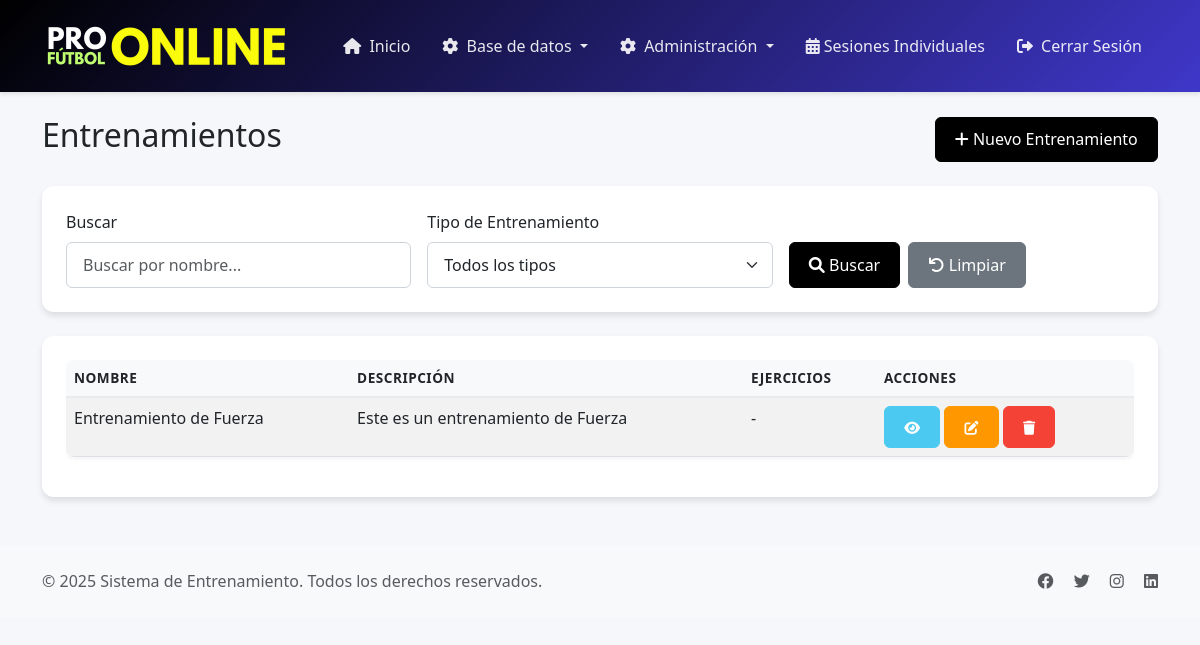
Page /entrenamientos (signed in) on the committed database.
### tables this page shows
CREATE TABLE `entrenamientos` (
  `id` int NOT NULL,
  `nombre` varchar(100) NOT NULL,
  `descripcion` text,
  `tipo` int NOT NULL,
  `creado_por` int NOT NULL,
  `created_at` timestamp NULL DEFAULT CURRENT_TIMESTAMP
);

### controllers/BaseController.php (called while the page is built, shortened)
<?php
class BaseController {
    protected function render($view, $data = []) {
        extract($data);
        $viewPath = __DIR__ . "/../views/{$view}.php";
        require_once $viewPath;
    }
}

### controllers/EntrenamientoController.php (called while the page is built, shortened)
<?php
require_once 'BaseController.php';
require_once 'models/EntrenamientoModel.php';
class EntrenamientoController extends BaseController {
    private $entrenamientoModel;
    public function __construct() {
        $this->entrenamientoModel = new EntrenamientoModel();
    }
    public function index() {
        $usuario_id = $_SESSION['user_id'];
        $rol = $_SESSION['user_role'];
        if ($rol === 'admin') {
            $entrenamientos = $this->entrenamientoModel->getAllEntrenamientos();
        } else if ($rol === 'entrenador') {
            $entrenamientos = $this->entrenamientoModel->getEntrenamientosPorEntrenador($usuario_id);
        } else {
            $entrenamientos = $this->entrenamientoModel->getEntrenamientosPorUsuario($usuario_id);
        }
        $this->render('entrenamientos/index', [
            'entrenamientos' => $entrenamientos
        ]);
    }
}

### config/database.php (called while the page is built, shortened)
<?php
class Database {
    private static $instance = null;
    private $connection;
    private function __construct() {
        $host = 'localhost';
        $dbname = 'profutbolonline_qwb';
        $username = 'profutbolonline_asa';
        $password = '&}p^lgTkK9d~';
        try {
            $dsn = "mysql:host=$host;dbname=$dbname;charset=utf8mb4";
            $options = [
                PDO::ATTR_ERRMODE => PDO::ERRMODE_EXCEPTION,
                PDO::ATTR_DEFAULT_FETCH_MODE => PDO::FETCH_ASSOC,
                PDO::ATTR_EMULATE_PREPARES => false,
            ];
            $this->connection = new PDO($dsn, $username, $password, $options);
        } catch (PDOException $e) {
            die("Error de conexión a la base de datos: " . $e->getMessage());
        }
    }
    public static function getInstance() {
        if (self::$instance === null) {
            self::$instance = new self();
        }
        return self::$instance;
    }
    public function getConnection() {
        return $this->connection;
    }
}

### models/BaseModel.php (called while the page is built, shortened)
<?php
require_once __DIR__ . '/../config/database.php';
class BaseModel {
    public function __construct($table = null) {
        $this->db = Database::getInstance()->getConnection();
    }
}

### models/EntrenamientoModel.php (called while the page is built, shortened)
<?php
require_once 'BaseModel.php';
class EntrenamientoModel extends BaseModel {
    protected $table = 'entrenamientos';
    public function getAllEntrenamientos() {
        $query = "SELECT e.*, u.nombre as nombre_usuario, u.apellido as apellido_usuario
                  FROM {$this->table} e
                  JOIN usuarios u ON e.creado_por = u.id
                  ORDER BY e.created_at DESC";
        $stmt = $this->db->prepare($query);
        $stmt->execute();
        return $stmt->fetchAll(PDO::FETCH_ASSOC);
    }
}

### views/entrenamientos/index.php (the view, shortened to what this page needs)
<?php require_once 'views/layouts/header.php'; ?>
<div class="container mt-4">
    <div class="row">
        <div class="col-12">
            <div class="d-flex justify-content-between align-items-center mb-4">
                <h2>Entrenamientos</h2>
                <?php if ($_SESSION['user_role'] === 'entrenador' || $_SESSION['user_role'] === 'admin'): ?>
                    <a href="/entrenamientos/crear" class="btn btn-primary">
                        <i class="fas fa-plus"></i> Nuevo Entrenamiento
                    </a>
                <?php endif; ?>
            </div>
        </div>
    </div>
    <div class="row mb-4">
        <div class="col-12">
            <div class="card">
                <div class="card-body">
                    <form method="GET" action="/entrenamientos" class="row g-3">
                        <div class="col-md-4">
                            <label for="busqueda" class="form-label">Buscar</label>
                            <input type="text" class="form-control" id="busqueda" name="busqueda"
                                   value="<?php echo htmlspecialchars($_GET['busqueda'] ?? ''); ?>"
                                   placeholder="Buscar por nombre...">
                        </div>
                        <div class="col-md-4">
                            <label for="tipo" class="form-label">Tipo de Entrenamiento</label>
                            <select class="form-select" id="tipo" name="tipo">
                                <option value="">Todos los tipos</option>
                            </select>
                        </div>
                        <div class="col-md-4 d-flex align-items-end">
                            <button type="submit" class="btn btn-primary me-2">
                                <i class="fas fa-search"></i> Buscar
                            </button>
                            <a href="/entrenamientos" class="btn btn-secondary">
                                <i class="fas fa-undo"></i> Limpiar
                            </a>
                        </div>
                    </form>
                </div>
            </div>
        </div>
    </div>
    <div class="row">
        <div class="col-12">
            <div class="card">
                <div class="card-body">
                    <?php if (!empty($entrenamientos)): ?>
                        <div class="table-responsive">
                            <table class="table table-striped">
                                <thead>
                                    <tr>
                                        <th>Nombre</th>
                                        <th>Descripción</th>
                                        <th>Ejercicios</th>
                                        <th>Acciones</th>
                                    </tr>
                                </thead>
                                <tbody>
                                    <?php foreach ($entrenamientos as $entrenamiento): ?>
                                        <tr>
                                            <td><?php echo htmlspecialchars($entrenamiento['nombre']); ?></td>
                                            <td><?php echo htmlspecialchars($entrenamiento['descripcion']); ?></td>
                                            <td>
                                                <?php
                                                if (!empty($entrenamiento['ejercicios'])) {
                                                    echo '<ul class="list-unstyled mb-0">';
                                                    foreach ($entrenamiento['ejercicios'] as $ejercicio) {
                                                        echo '<li>' . htmlspecialchars($ejercicio['nombre']) . '</li>';
                                                    }
                                                    echo '</ul>';
                                                } else {
                                                    echo '-';
                                                }
                                                ?>
                                            </td>
                                            <td>
                                                <a href="/entrenamientos/ver/<?php echo $entrenamiento['id']; ?>"
                                                   class="btn btn-sm btn-info" title="Ver detalles">
                                                    <i class="fas fa-eye"></i>
                                                </a>
                                                <?php if ($_SESSION['user_role'] === 'entrenador' || $_SESSION['user_role'] === 'admin'): ?>
                                                    <a href="/entrenamientos/editar/<?php echo $entrenamiento['id']; ?>"
                                                       class="btn btn-sm btn-warning" title="Editar">
                                                        <i class="fas fa-edit"></i>
                                                    </a>
                                                    <a href="/entrenamientos/eliminar/<?php echo $entrenamiento['id']; ?>"
                                                       class="btn btn-sm btn-danger" title="Eliminar"
                                                       onclick="return confirm('¿Estás seguro de que deseas eliminar este entrenamiento?')">
                                                        <i class="fas fa-trash"></i>
                                                    </a>
                                                <?php endif; ?>
                                            </td>
                                        </tr>
                                    <?php endforeach; ?>
                                </tbody>
                            </table>
                        </div>
                    <?php else: ?>
                        <div class="alert alert-info">
                            No hay entrenamientos registrados.
                        </div>
                    <?php endif; ?>
                </div>
            </div>
        </div>
    </div>
</div>
<?php require_once 'views/layouts/footer.php'; ?>

### views/layouts/header.php (style rules this page uses)
:root { --primary-color: #000000; --secondary-color: #3f37c9; --accent-color: #4cc9f0; --success-color: #4caf50; --warning-color: #ff9800; --danger-color: #f44336; --light-color: #f8f9fa; --dark-color: #212529; }
body { background-color: #f5f7fa; font-family: 'Segoe UI', system-ui, -apple-system, sans-serif; }
.btn { padding: 0.6rem 1.2rem; font-weight: 500; border-radius: 6px; transition: all 0.3s ease; }
.btn-primary { background-color: var(--primary-color); border-color: var(--primary-color); }
.btn-warning { background-color: var(--warning-color); border-color: var(--warning-color); color: white; }
.btn-danger { background-color: var(--danger-color); border-color: var(--danger-color); }
.btn-info { background-color: var(--accent-color); border-color: var(--accent-color); color: white; }
.table { border-radius: 8px; overflow: hidden; box-shadow: 0 2px 4px rgba(0,0,0,0.05); }
.table thead th { background-color: var(--light-color); border-bottom: 2px solid #e9ecef; font-weight: 600; text-transform: uppercase; font-size: 0.85rem; letter-spacing: 0.5px; }
.form-control, .form-select { border-radius: 6px; padding: 0.6rem 1rem; border: 1px solid #ced4da; transition: all 0.3s ease; }
.card { border: none; border-radius: 12px; box-shadow: 0 4px 6px rgba(0,0,0,0.1); transition: all 0.3s ease; }
.card-body { padding: 1.5rem; }

### rows in the picture
entrenamientos: nombre "Entrenamiento de Fuerza", descripcion "Este es un entrenamiento de Fuerza"
